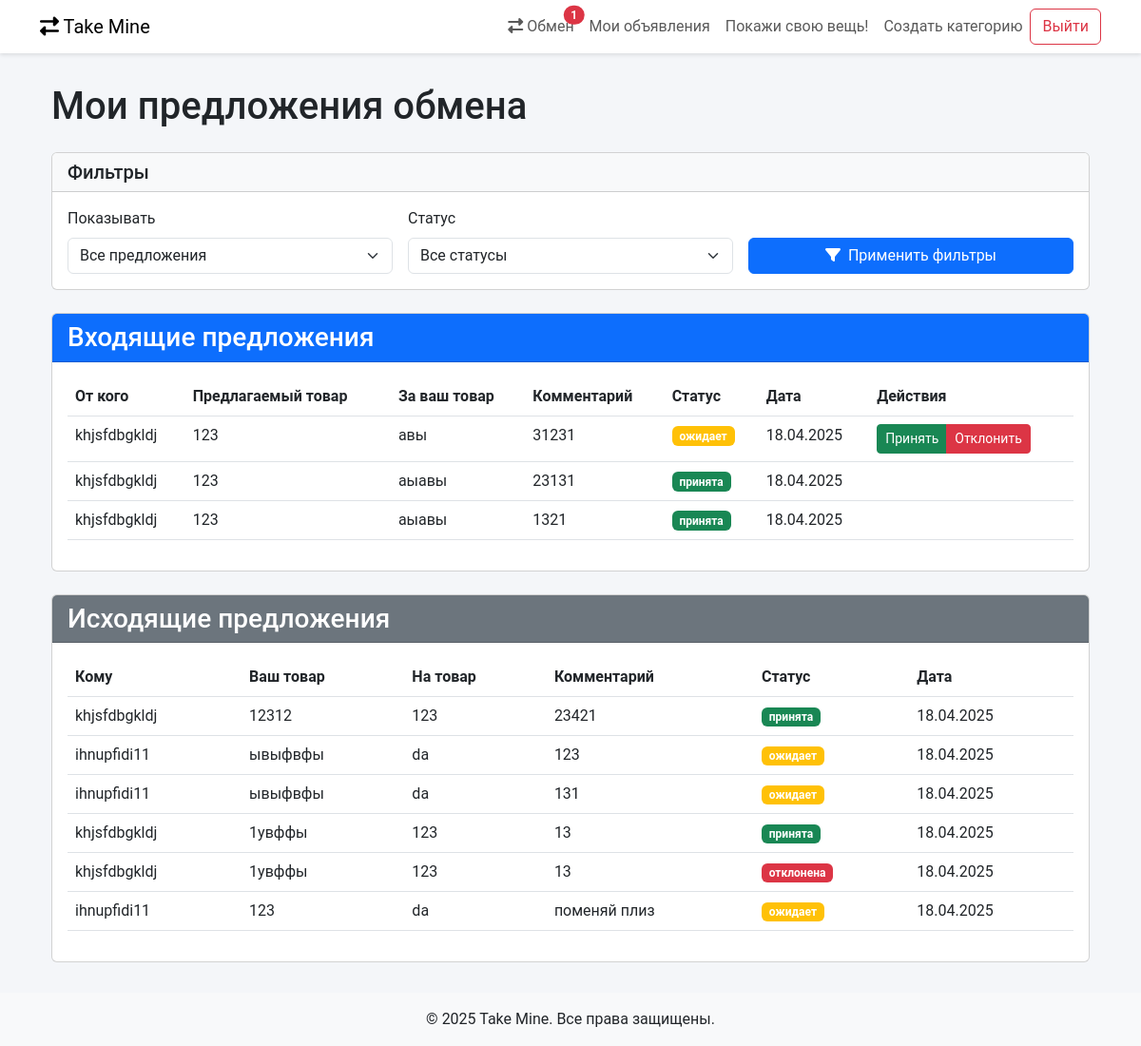
The app's page /exchanges/ (signed in), older data.
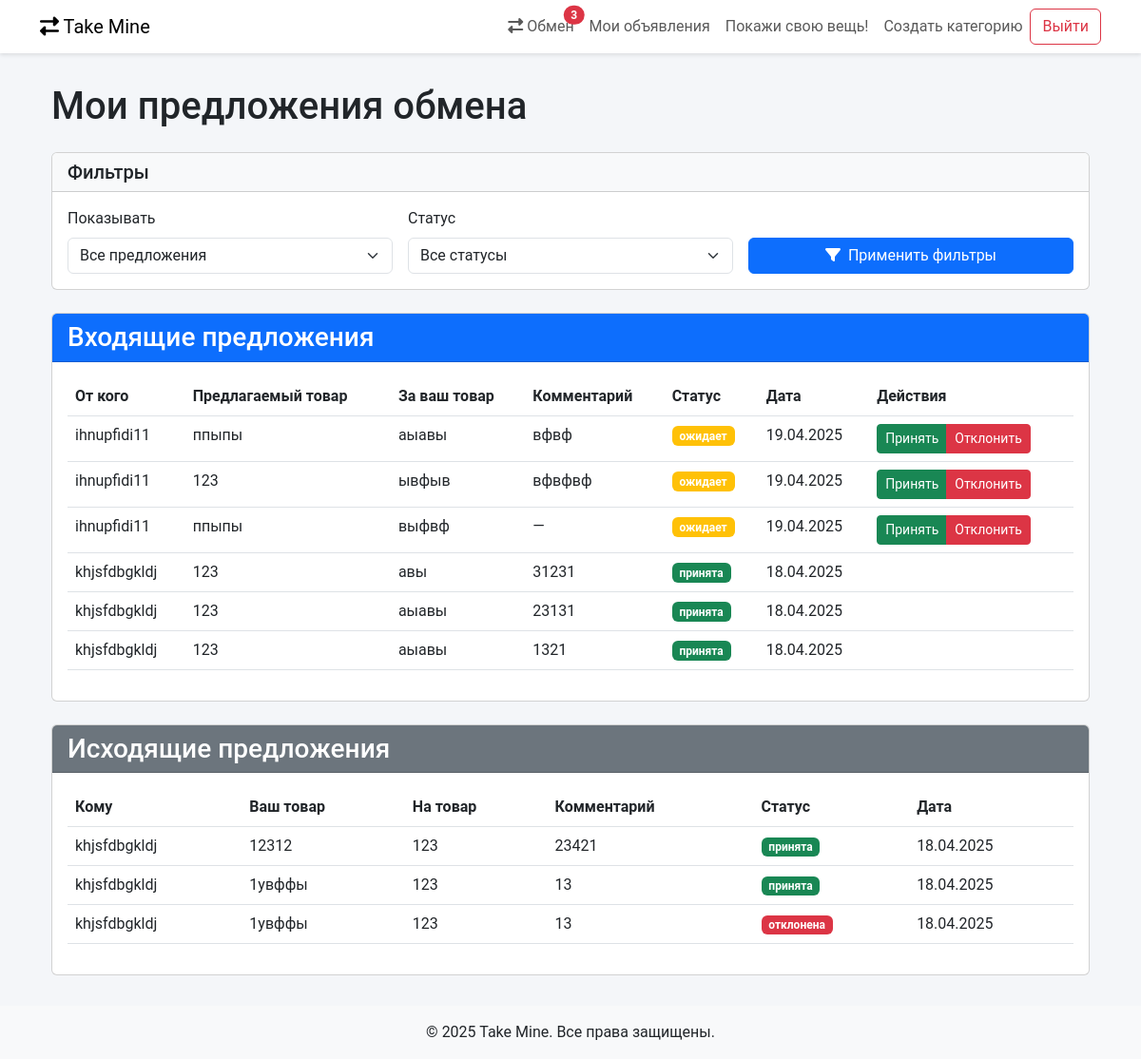
The same page, newer data.
### app/models.py (models this page shows, shortened)
class ExchangeProposal(models.Model):
    STATUS_CHOICES = [
        ('ожидает', 'Ожидает'),
        ('принята', 'Принята'),
        ('отклонена', 'Отклонена'),
    ]
    ad_sender = models.ForeignKey(Item, on_delete=models.CASCADE, related_name='sent_proposals') # отправитель
    ad_receiver = models.ForeignKey(Item, on_delete=models.CASCADE, related_name='received_proposals') # получатель
    comment = models.TextField(blank=True, null=True)
    status = models.CharField(max_length=20, choices=STATUS_CHOICES, default='ожидает')
    created_at = models.DateTimeField(auto_now_add=True)
    class Meta:
        verbose_name = "Предложение обмена"
        verbose_name_plural = "Предложения обмена"
        ordering = ['-created_at']

class Item(models.Model):
    CONDITION_CHOICES = [
        ('new', 'Новый'),
        ('used', 'Б/у'),
        ('for_parts', 'На запчасти')
    ]
    user = models.ForeignKey(User, on_delete=models.CASCADE, related_name='items')
    title = models.CharField(max_length=200)
    description = models.TextField()
    image_url = models.URLField(blank=True, null=True)
    category = models.ForeignKey(Category, on_delete=models.CASCADE, related_name='items')
    condition = models.CharField(max_length=20, choices=CONDITION_CHOICES, default='used')
    created_at = models.DateTimeField(auto_now_add=True)
    class Meta:
        ordering = ['-created_at']
        verbose_name = "Вещь"
        verbose_name_plural = "Вещи"

### app/views.py (the view)
# urls.py: path('exchanges/', views.exchanges_list, name='exchanges'),
@login_required
def exchanges_list(request):
    view = request.GET.get('view', 'all')
    status = request.GET.get('status', 'all')
    sent_proposals = ExchangeProposal.objects.filter(
        ad_sender__user=request.user
    ).select_related('ad_sender', 'ad_receiver', 'ad_sender__user', 'ad_receiver__user')
    received_proposals = ExchangeProposal.objects.filter(
        ad_receiver__user=request.user
    ).select_related('ad_sender', 'ad_receiver', 'ad_sender__user', 'ad_receiver__user')
    if status != 'all':
        sent_proposals = sent_proposals.filter(status=status)
        received_proposals = received_proposals.filter(status=status)
    context = {
        'sent_proposals': sent_proposals,
        'received_proposals': received_proposals,
        'view': view,
        'status': status if status else 'all',
    }
    return render(request, 'app/exchanges_list.html', context)

### app/context_processors.py (called while the page is built)
def exchange_proposals_count(request):
    if request.user.is_authenticated:
        count = ExchangeProposal.objects.filter(
            ad_receiver__user=request.user,
            status='ожидает'
        ).count()
        return {'pending_exchanges_count': count}
    return {'pending_exchanges_count': 0}

### templates/app/exchanges_list.html (shortened to what this page needs)
{% extends 'base.html' %}
{% block content %}
<div class="container">
    <h1 class="my-4">Мои предложения обмена</h1>
    <div class="card mb-4">
        <div class="card-header bg-light">
            <h5 class="mb-0">Фильтры</h5>
        </div>
        <div class="card-body">
            <form method="get" action="{% url 'app:exchanges' %}">
                <div class="row g-3">
                    <div class="col-md-4">
                        <label for="view" class="form-label">Показывать</label>
                        <select name="view" id="view" class="form-select">
                            <option value="all" {% if view == "all" %}selected{% endif %}>Все предложения</option>
                        </select>
                    </div>
                    <div class="col-md-4">
                        <label for="status" class="form-label">Статус</label>
                        <select name="status" id="status" class="form-select">
                            <option value="all" {% if status == "all" %}selected{% endif %}>Все статусы</option>
                        </select>
                    </div>
                    <div class="col-md-4">
                        <label class="form-label">&nbsp;</label>
                        <button type="submit" class="btn btn-primary w-100">
                            <i class="fas fa-filter me-1"></i> Применить фильтры
                        </button>
                    </div>
                </div>
            </form>
        </div>
    </div>
    {% if view != "outgoing" %}
    <div class="card mb-4">
        <div class="card-header bg-primary text-white">
            <h3 class="mb-0">Входящие предложения</h3>
        </div>
        <div class="card-body">
            {% if received_proposals %}
                <div class="table-responsive">
                    <table class="table table-hover">
                        <thead>
                            <tr>
                                <th>От кого</th>
                                <th>Предлагаемый товар</th>
                                <th>За ваш товар</th>
                                <th>Комментарий</th>
                                <th>Статус</th>
                                <th>Дата</th>
                                <th>Действия</th>
                            </tr>
                        </thead>
                        <tbody>
                            {% for proposal in received_proposals %}
                                <tr>
                                    <td>{{ proposal.ad_sender.user.username }}</td>
                                    <td>{{ proposal.ad_sender.title }}</td>
                                    <td>{{ proposal.ad_receiver.title }}</td>
                                    <td>{{ proposal.comment|default:"—" }}</td>
                                    <td>
                                        <span class="badge {% if proposal.status == 'ожидает' %}bg-warning{% elif proposal.status == 'принята' %}bg-success{% else %}bg-danger{% endif %}">
                                            {{ proposal.status }}
                                        </span>
                                    </td>
                                    <td>{{ proposal.created_at|date:"d.m.Y" }}</td>
                                    <td>
                                        {% if proposal.status == 'ожидает' %}
                                            <div class="btn-group btn-group-sm">
                                                <a href="{% url 'app:accept_exchange' proposal.id %}" class="btn btn-success">Принять</a>
                                                <a href="{% url 'app:reject_exchange' proposal.id %}" class="btn btn-danger">Отклонить</a>
                                            </div>
                                        {% endif %}
                                    </td>
                                </tr>
                            {% endfor %}
                        </tbody>
                    </table>
                </div>
            {% else %}
                <div class="alert alert-info">
                    У вас пока нет входящих предложений обмена.
                </div>
            {% endif %}
        </div>
    </div>
    {% endif %}
    {% if view != "incoming" %}
    <div class="card">
        <div class="card-header bg-secondary text-white">
            <h3 class="mb-0">Исходящие предложения</h3>
        </div>
        <div class="card-body">
            {% if sent_proposals %}
                <div class="table-responsive">
                    <table class="table table-hover">
                        <thead>
                            <tr>
                                <th>Кому</th>
                                <th>Ваш товар</th>
                                <th>На товар</th>
                                <th>Комментарий</th>
                                <th>Статус</th>
                                <th>Дата</th>
                            </tr>
                        </thead>
                        <tbody>
                            {% for proposal in sent_proposals %}
                                <tr>
                                    <td>{{ proposal.ad_receiver.user.username }}</td>
                                    <td>{{ proposal.ad_sender.title }}</td>
                                    <td>{{ proposal.ad_receiver.title }}</td>
                                    <td>{{ proposal.comment|default:"—" }}</td>
                                    <td>
                                        <span class="badge {% if proposal.status == 'ожидает' %}bg-warning{% elif proposal.status == 'принята' %}bg-success{% else %}bg-danger{% endif %}">
                                            {{ proposal.status }}
                                        </span>
                                    </td>
                                    <td>{{ proposal.created_at|date:"d.m.Y" }}</td>
                                </tr>
                            {% endfor %}
                        </tbody>
                    </table>
                </div>
            {% else %}
                <div class="alert alert-info">
                    Вы пока не отправили ни одного предложения обмена.
                </div>
            {% endif %}
        </div>
    </div>
    {% endif %}
</div>
{% endblock %}

### templates/base.html (shortened to what this page needs)
<!DOCTYPE html>
<html lang="ru">
{% load static %}
<head>
    <link href="https://cdn.jsdelivr.net/npm/bootstrap@5.3.0/dist/css/bootstrap.min.css" rel="stylesheet">
    <link href="https://cdnjs.cloudflare.com/ajax/libs/font-awesome/6.4.0/css/all.min.css" rel="stylesheet">
</head>
<body>
    <nav class="navbar navbar-expand-lg navbar-light bg-white">
        <div class="container">
            <a class="navbar-brand" href="{% url 'app:index' %}">
                <i class="fas fa-exchange-alt"></i> Take Mine
            </a>
            <div class="collapse navbar-collapse" id="navbarNav">
                <ul class="navbar-nav ms-auto align-items-center">
                    {% if user.is_authenticated %}
                        <li class="nav-item">
                            <a class="nav-link position-relative" href="{% url 'app:exchanges' %}">
                                <i class="fas fa-exchange-alt"></i> Обмен
                                {% if pending_exchanges_count > 0 %}
                                    <span class="position-absolute top-1 start-80 translate-middle badge rounded-pill bg-danger">
                                        {{ pending_exchanges_count }}
                                    </span>
                                {% endif %}
                            </a>
                        </li>
                        <li class="nav-item">
                            <a class="nav-link" href="{% url 'users:profile' user.username %}">Мои объявления</a>
                        </li>
                        <li class="nav-item">
                            <a class="nav-link" href="{% url 'app:item_create' %}">Покажи свою вещь!</a>
                        </li>
                        <li class="nav-item">
                            <a class="nav-link" href="{% url 'app:create_category' %}">Создать категорию</a>
                        </li>
                        <li class="nav-item">
                            <a class="btn btn-outline-danger" href="{% url 'users:logout' %}">Выйти</a>
                        </li>
                    {% endif %}
                </ul>
            </div>
        </div>
    </nav>
    <main class="container">
        {% block content %}{% endblock %}
    </main>
    <footer class="footer text-center">
        <div class="container">
            <p class="mb-0">© {% now "Y" %} Take Mine. Все права защищены.</p>
        </div>
    </footer>
</body>
</html>

### templates/base.html (style rules this page uses)
body { background-color: #f4f6f9; font-family: 'Roboto', sans-serif; }
.navbar { margin-bottom: 2rem; box-shadow: 0 2px 4px rgba(0,0,0,0.1); }
.footer { background-color: #f8f9fa; padding: 1rem 0; margin-top: 2rem; }

Row changes from the older to the newer data that the page shows:
removed ExchangeProposal: ad_receiver.user.username "ihnupfidi11", ad_sender "ывыфвфы", ad_receiver "da", comment "123", status "ожидает", created_at "18.04.2025", shown under "Исходящие предложения"
removed ExchangeProposal: ad_receiver.user.username "ihnupfidi11", ad_sender "ывыфвфы", ad_receiver "da", comment "131", status "ожидает", created_at "18.04.2025", shown under "Исходящие предложения"
removed ExchangeProposal: ad_receiver.user.username "ihnupfidi11", ad_sender "123", ad_receiver "da", comment "поменяй плиз", status "ожидает", created_at "18.04.2025", shown under "Исходящие предложения"
added ExchangeProposal: ad_sender.user.username "ihnupfidi11", ad_sender "ппыпы", ad_receiver "аыавы", comment "вфвф", status "ожидает", created_at "19.04.2025", shows "Принять", shown under "Входящие предложения"
added ExchangeProposal: ad_sender.user.username "ihnupfidi11", ad_sender "123", ad_receiver "ывфыв", comment "вфвфвф", status "ожидает", created_at "19.04.2025", shows "Принять", shown under "Входящие предложения"
added ExchangeProposal: ad_sender.user.username "ihnupfidi11", ad_sender "ппыпы", ad_receiver "выфвф", comment "—", status "ожидает", created_at "19.04.2025", shows "Принять", shown under "Входящие предложения"
changed ExchangeProposal "авы": status "ожидает" → "принята"; no longer shows "Принять Отклонить"
Text that changed along with them:
{{ pending_exchanges_count }}: "1" → "3"
